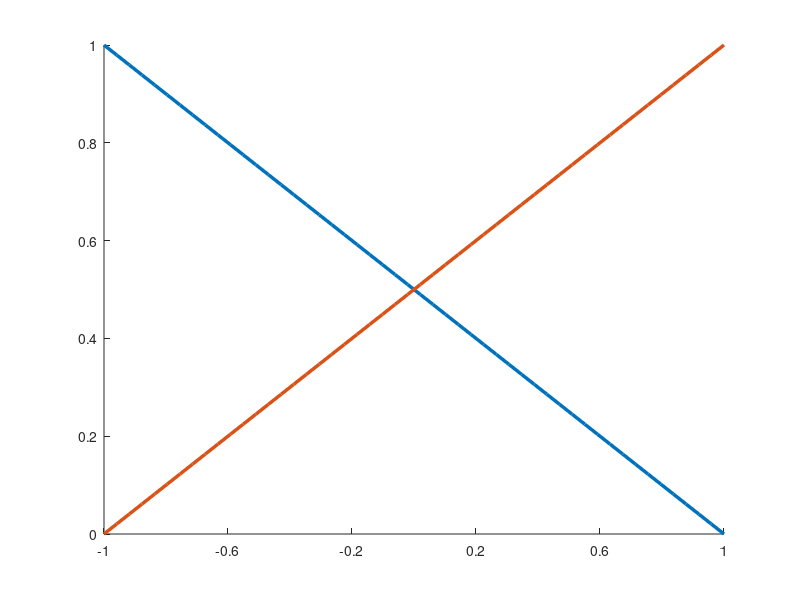
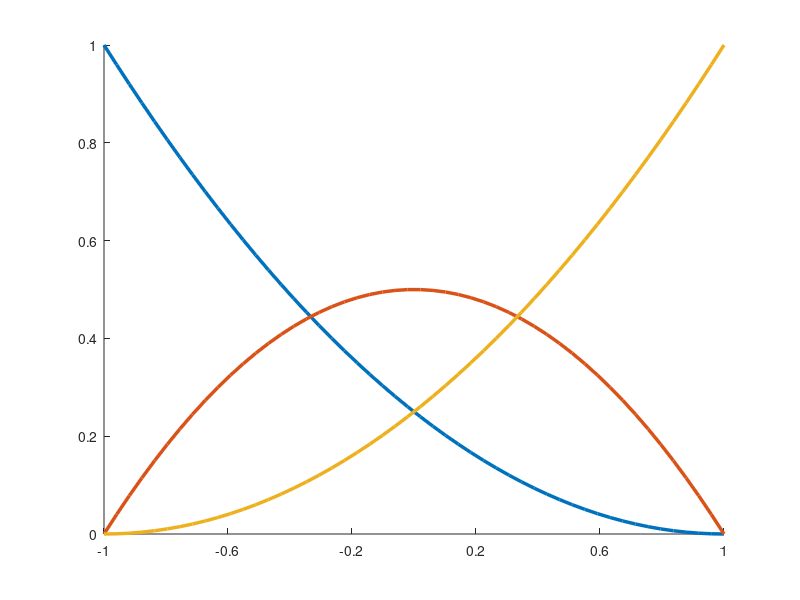
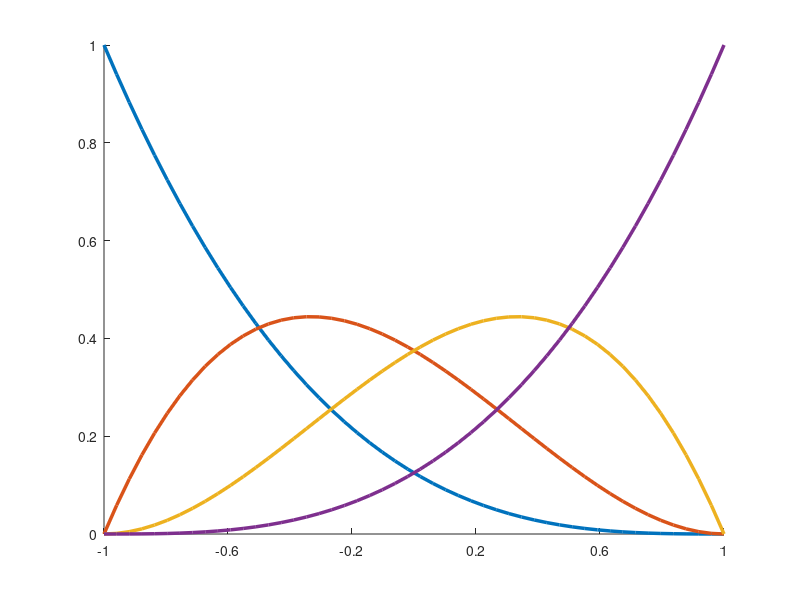
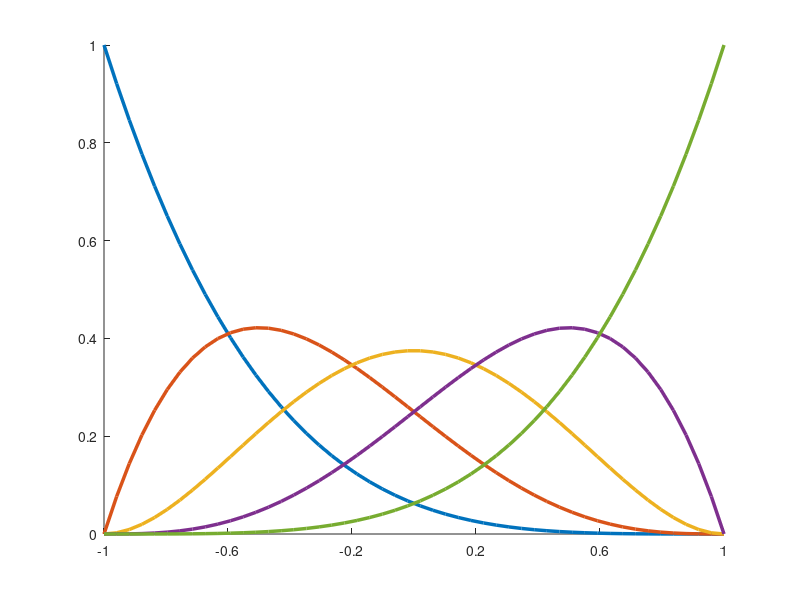

MATLAB code for these plots, in order: (Note: this script raises an error after producing the figures.)
addpath ../nurbs-geopdes/inst/
addpath ../C_files/
addpath ../fem_util

% plot Bernstein polynomials in [-1,1] for orders from 1 to 3.
% VP Nguyen

clear all

p       = 1;

noPts   = 50;
xi      = linspace(-1,1,noPts);

for i=1:noPts
    for ii=1:p+1
        coef    = nchoosek(p,ii-1);
        N(ii,i) = 1/2^p*coef*(1-xi(i))^(p+1-ii)*(1+xi(i))^(ii-1);
    end
end

figure
hold on
plot(xi,N,'Linewidth',2.5)
set(gca,'XTick',[-1:0.4:1])
set(gca,'YTick',[0:0.2:1])

%%%%%%%%%

clear N

p       = 2;

for i=1:noPts
    for ii=1:p+1
        coef    = nchoosek(p,ii-1);
        N(ii,i) = 1/2^p*coef*(1-xi(i))^(p+1-ii)*(1+xi(i))^(ii-1);
    end
end

figure
hold on
plot(xi,N,'Linewidth',2.5)
set(gca,'XTick',[-1:0.4:1])
set(gca,'YTick',[0:0.2:1])


%%%%%%%%%

clear N

p       = 3;

for i=1:noPts
    for ii=1:p+1
        coef    = nchoosek(p,ii-1);
        N(ii,i) = 1/2^p*coef*(1-xi(i))^(p+1-ii)*(1+xi(i))^(ii-1);
    end
end

figure
hold on
plot(xi,N,'Linewidth',2.5)
set(gca,'XTick',[-1:0.4:1])
set(gca,'YTick',[0:0.2:1])


%%%%%%%%%

clear N

p       = 4;

for i=1:noPts
    for ii=1:p+1
        coef    = nchoosek(p,ii-1);
        N(ii,i) = 1/2^p*coef*(1-xi(i))^(p+1-ii)*(1+xi(i))^(ii-1);
    end
end

figure
hold on
plot(xi,N,'Linewidth',2.5)
set(gca,'XTick',[-1:0.4:1])
set(gca,'YTick',[0:0.2:1])

%plot(xi,Nsub(1,:),'-r','Linewidth',1.0)


%legend('Original','Subdivision')

[X,Y] = meshgrid (linspace(-1,1,60));
R     = zeros(size(X,1),size(X,1));
ii = 2;
jj = 1;
p  = 3;
q  = 1;

for i=1:size(X,1)
    for j=1:size(X,1)
        Xi  = X(1,i);
        Eta = Y(j,1);
        Ni  = 1/2^p*coef*(1-Xi)^(p+1-ii)*(1+Xi)^(ii-1);
        Mi  = 1/2^q*coef*(1-Eta)^(q+1-jj)*(1+Eta)^(jj-1);
        R(i,j) = Ni*Mi;
    end
end

figure
surf (X,Y,R)

opts = struct('Color','rgb','Bounds','tight','FontMode','fixed','FontSize',24);
exportfig(gcf,'BSplineSubdivision.eps',opts)


